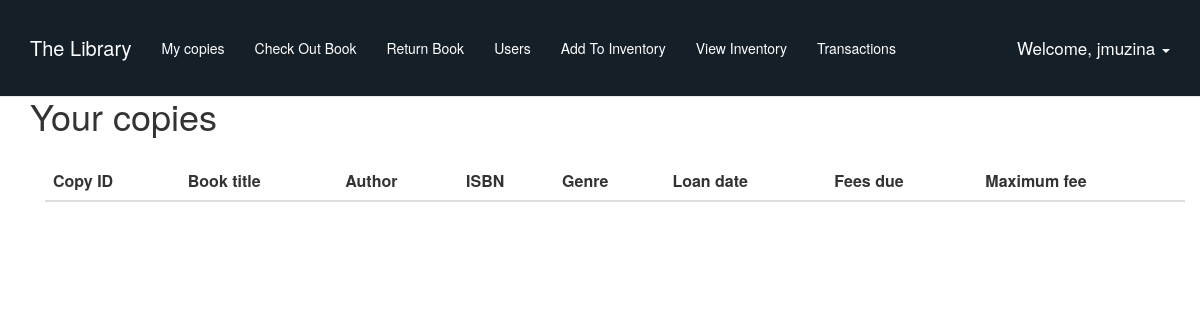
Before: /my_copies/ (signed in) with the older database file.
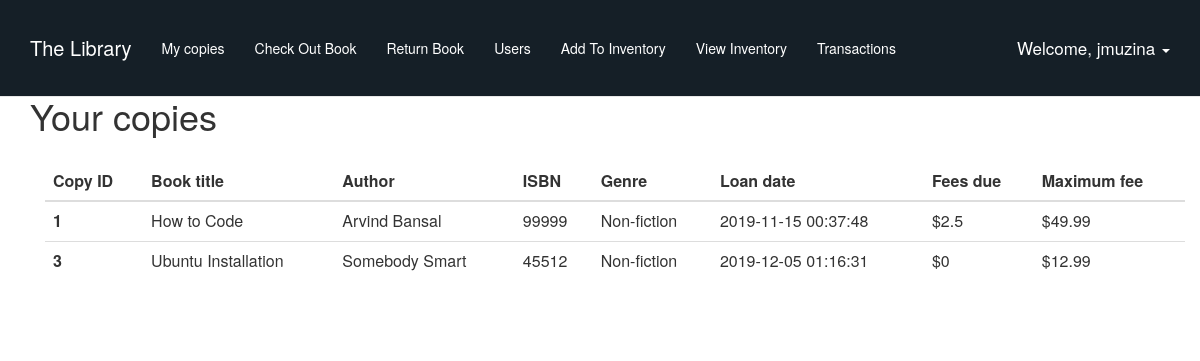
After: the same page with the newer database file.
### tables this page shows
CREATE TABLE `transactions` (
  `transaction_id` INTEGER NOT NULL PRIMARY KEY AUTOINCREMENT,
  `start_date` TIMESTAMP NOT NULL DEFAULT (strftime('%Y-%m-%d %H:%M:%S', 'now', 'localtime')),
  `fees_due` INTEGER DEFAULT 0,
  `returned` INTEGER,
  `copy_id` INTEGER,
  `user_id` INTEGER,
  FOREIGN KEY(copy_id) REFERENCES copies(copy_id)
  FOREIGN KEY(user_id) REFERENCES users(user_id)
);

CREATE TABLE `copies` (
  `copy_id` INTEGER NOT NULL PRIMARY KEY AUTOINCREMENT,
  `availability` INTEGER,
  `isbn` INTEGER,
  FOREIGN KEY(isbn) REFERENCES books(isbn)
);

CREATE TABLE `books` (
  `isbn` INTEGER NOT NULL PRIMARY KEY,
  `book_name` VARCHAR(255),
  `book_price` NUMERIC,
  `author` VARCHAR(255),
  `genre` VARCHAR(255)
);

### manage.py (the view)
@app.route("/my_copies/",  methods=['GET', 'POST'])
@login_required
def my_copies():
    copies_dict = functions.show_user_copies(session['id'])
    return render_template('copies.html', username=session['username'], copies = copies_dict)

### utils/functions.py (called while the page is built)
def get_database_connection():
    import sqlite3
    sqlite_file = 'database.db'
    file_exists = os.path.isfile(sqlite_file)
    conn = sqlite3.connect(sqlite_file)
    if not file_exists:
        create_sqlite_tables(conn)
    if os.stat(sqlite_file).st_size == 0:
        create_sqlite_tables(conn)
    return conn

def show_user_copies(id):
    conn = get_database_connection()
    try:
        cursor = conn.cursor()
        cursor.execute("SELECT copy_id, book_name, author, isbn, genre, start_date, fees_due, book_price AS max_fee FROM copies NATURAL JOIN books NATURAL JOIN transactions WHERE copy_id IN (SELECT copy_id FROM transactions WHERE user_id=" + str(id) + ")")
        results = cursor.fetchall()
        conn.commit()
        cursor.close()
        return results
    except Exception as e:
        print(e)
        cursor.close()

### templates/copies.html
{% extends "index.html" %}
{% block content %}
<div class="container">
    <h1>Your copies</h1>
    <div class="container">
        <table class="table" , id="transactions">
            <thead>
                <tr>
                    <th scope="col">Copy ID</th>
                    <th scope="col">Book title</th>
                    <th scope="col">Author</th>
                    <th scope="col">ISBN</th>
                    <th scope="col">Genre</th>
                    <th scope="col">Loan date</th>
                    <th scope="col">Fees due</th>
                    <th scope="col">Maximum fee</th>
                </tr>
            </thead>
            <tbody>
                {% for copy in copies %}
                    <tr>
                        <th scope="row">{{copy[0]}}</th>
                            <td>{{copy[1]}}</td>
                            <td>{{copy[2]}}</td>
                            <td>{{copy[3]}}</td>
                            <td>{{copy[4]}}</td>
                            <td>{{copy[5]}}</td>
                            <td>${{copy[6]}}</td>
                            <td>${{copy[7]}}</td>
                    </tr>
                {% endfor %}
            </tbody>
        </table>
    </div>
</div>
{% endblock %}

### templates/index.html (shortened to what this page needs)
<html>
    <head>
        <link rel='stylesheet' href='{{ url_for("static", filename="css/bootstrap.min.css") }}'>
        <link rel='stylesheet' href='{{ url_for("static", filename="css/base.css") }}'>
        <link rel="stylesheet" href="https://maxcdn.bootstrapcdn.com/bootstrap/3.4.0/css/bootstrap.min.css">
    </head>
    <body>
        <nav class="navbar navbar-default navbar-fixed-top" style="background-color: #151f27;">
            <div class="container">
                <div class="navbar-header">
                    <a class="navbar-brand" href="/" style="color:white;">
                      The Library
                    </a>
                </div>
                <div id="navbar" class="navbar-collapse collapse">
                    <ul class="nav navbar-nav" id="navbar-links">
                        {% if username %}
                        <li>
                            <a href="/my_copies" style="color:white; font-size:14px">My copies</a>
                        </li>
                        {% else %}
                            <li>
                                <a href="/" style="color:white; font-size:14px"> HOME </a>
                            </li>
                        {% endif %}
                        {% if session['admin'] %}
                        <li>
                            <a href="/checkout" style="color:white; font-size:14px">Check Out Book</a>
                        </li>
                        <li>
                            <a href="/return_books" style="color:white; font-size:14px">Return Book</a>
                        </li>
                        <li>
                            <a href="/user_management" style="color:white; font-size:14px">Users</a>
                        </li>
                        <li>
                            <a href="/add_books" style="color:white; font-size:14px">Add To Inventory</a>
                        </li>
                        <li>
                            <a href="/inventory" style="color:white; font-size:14px">View Inventory</a>
                        </li>
                        <li>
                            <a href="/transactions" style="color:white; font-size:14px">Transactions</a>
                        </li>
                        {% endif %}
                    </ul>
                    <ul class="nav navbar-nav navbar-right">
                        {% if username %}
                            <li class="dropdown">
                                <a href="#" class="dropdown-toggle" data-toggle="dropdown" role="button" aria-haspopup="true" aria-expanded="false" style="color:white;">
                                    Welcome, {{ username }} <span class="caret"></span>
                                </a>
                            </li>
                        {% else %}
                            <li><a style="color:white;" href="/signup/"><span class="glyphicon glyphicon-user"></span> Sign Up </a></li>
                            <li><a style="color:white;" href="/login/"><span class="glyphicon glyphicon-log-in"></span> Login </a></li>
                        {% endif %}
                    </ul>
                </div>
            </div>
        </nav>
        {% block content %}
        {% endblock %}
    </body>
</html>

### static/css/base.css (style rules this page uses)
body { background-color: rgb(242, 243, 244); }
.navbar-default { font-size: 17px; margin: 0; padding: 7px; }
nav .navbar-brand { font-size: 20px; }
.container { padding: 16px; }

Changed rows visible on the page:
added transactions: copy_id "1", book_name "How to Code", author "Arvind Bansal", isbn "99999", genre "Non-fiction", start_date "2019-11-15 00:37:48", fees_due "2.5", book_price "49.99"
added transactions: copy_id "3", book_name "Ubuntu Installation", author "Somebody Smart", isbn "45512", genre "Non-fiction", start_date "2019-12-05 01:16:31", fees_due "0", book_price "12.99"
